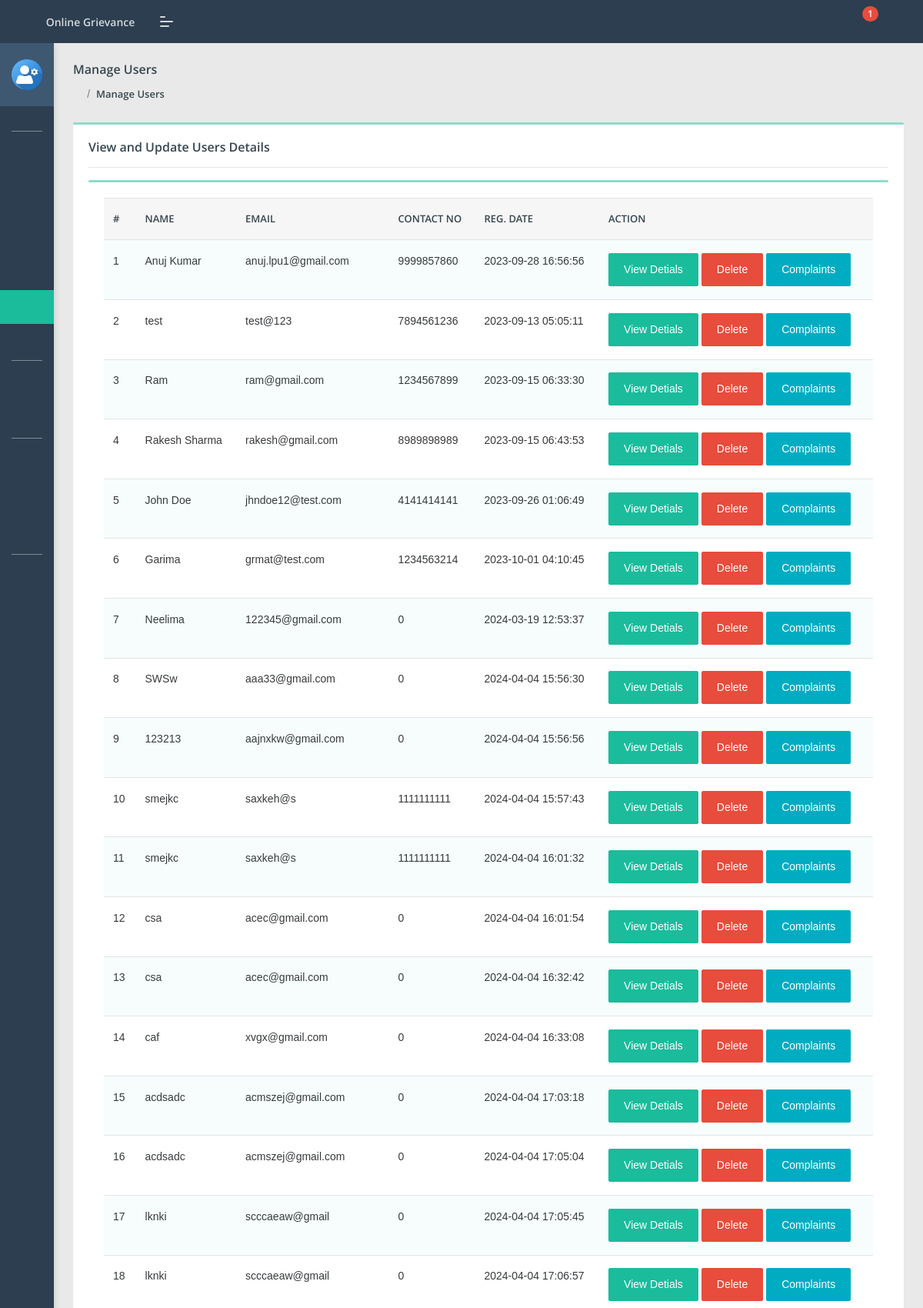
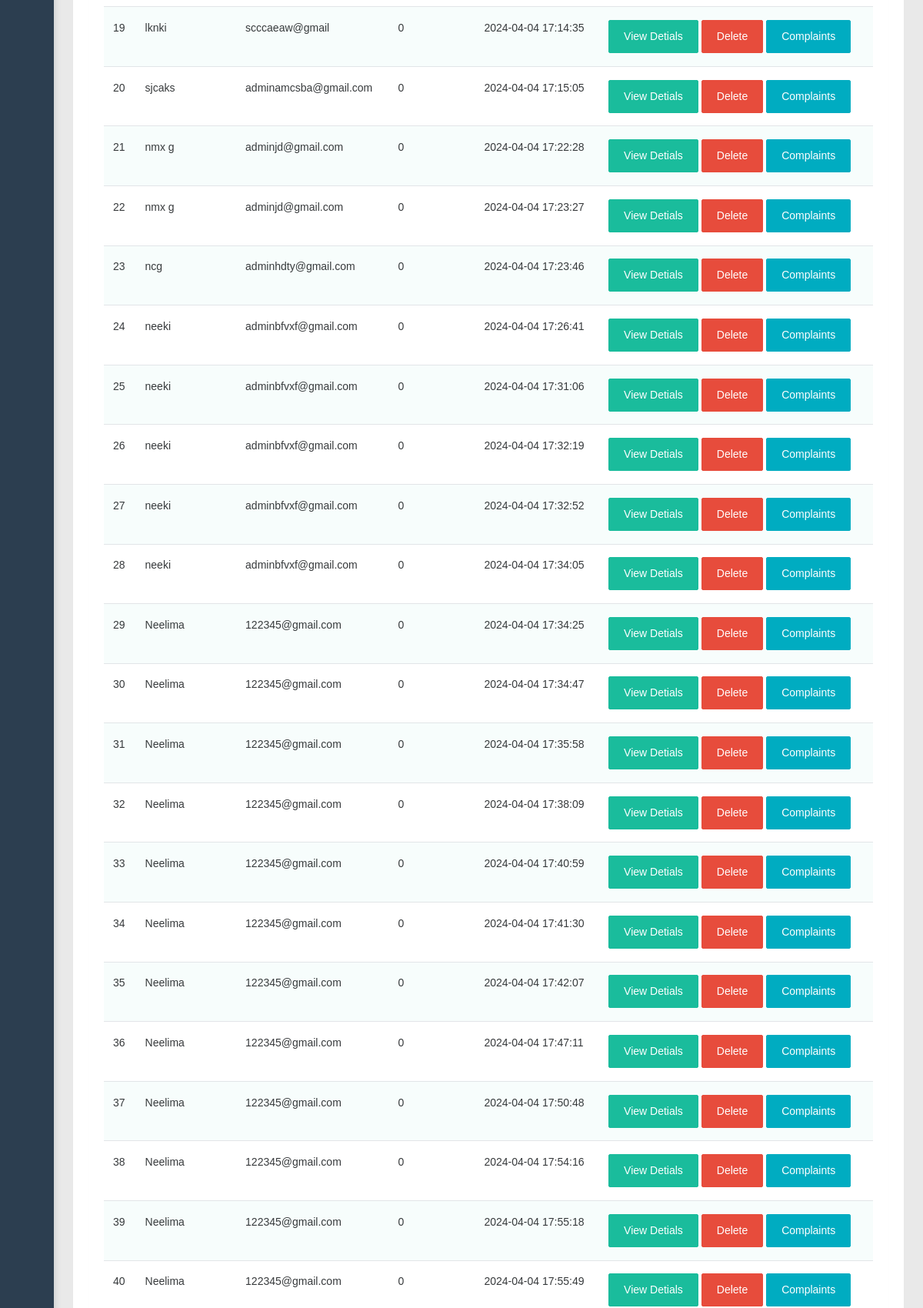
/cms/admin/manage-users.php (signed in, upper part), run on the app's committed database (2 pictures, top to bottom).
### tables this page shows
CREATE TABLE `users` (
  `id` int(11) NOT NULL,
  `fullName` varchar(255) DEFAULT NULL,
  `userEmail` varchar(255) DEFAULT NULL,
  `password` varchar(255) DEFAULT NULL,
  `contactNo` bigint(11) DEFAULT NULL,
  `address` tinytext DEFAULT NULL,
  `State` varchar(255) DEFAULT NULL,
  `country` varchar(255) DEFAULT NULL,
  `pincode` int(6) DEFAULT NULL,
  `userImage` varchar(255) DEFAULT NULL,
  `regDate` timestamp NOT NULL DEFAULT current_timestamp(),
  `updationDate` timestamp NULL DEFAULT NULL,
  `status` int(1) DEFAULT NULL
);

### cms/admin/manage-users.php (the view, shortened to what this page needs)
<?php
include('include/config.php');
if(strlen($_SESSION['aid'])==0)
    {
header('location:index.php');
}
else{
?>
<!DOCTYPE html>
<html lang="en">
<head>
    <link rel="stylesheet" href="assets/css/style.css">
</head>
<body class="">
	<?php include('include/sidebar.php');?>
	<?php include('include/header.php');?>
<section class="pcoded-main-container">
    <div class="pcoded-content">
        <div class="page-header">
            <div class="page-block">
                <div class="row align-items-center">
                    <div class="col-md-12">
                        <div class="page-header-title">
                            <h5 class="m-b-10">Manage Users</h5>
                        </div>
                        <ul class="breadcrumb">
                            <li class="breadcrumb-item"><a href="dashboard.php"><i class="feather icon-home"></i></a></li>
                            <li class="breadcrumb-item"><a href="manage-users.php">Manage Users</a></li>
                        </ul>
                    </div>
                </div>
            </div>
        </div>
        <div class="row">
            <div class="col-sm-12">
                <div class="card">
                    <div class="card-body">
                        <h5>View and Update Users Details</h5>
                        <hr>
                      <div class="row">
                            <div class="col-xl-12">
                <div class="card">
                    <div class="card-body table-border-style">
                        <div class="table-responsive">
                            <table class="table table-striped">
                                <thead>
                                        <tr>
                                            <th>#</th>
                                            <th> Name</th>
                                            <th>Email </th>
                                            <th>Contact no</th>
                                            <th>Reg. Date </th>
                                            <th>Action</th>
                                        </tr>
                                </thead>
                                <tbody>
                                    <?php $query=mysqli_query($con,"select * from users");
$cnt=1;
while($row=mysqli_fetch_array($query))
{
?>
                                        <tr>
                                            <td><?php echo htmlentities($cnt);?></td>
                                            <td><?php echo htmlentities($row['fullName']);?></td>
                                            <td><?php echo htmlentities($row['userEmail']);?></td>
                                            <td> <?php echo htmlentities($row['contactNo']);?></td>
                                            <td><?php echo htmlentities($row['regDate']);?></td>
<td><a href="javascript:void(0);" onClick="popUpWindow('userprofile.php?uid=<?php echo htmlentities($row['id']);?>');" title="View Details" class="btn btn-primary  btn-xs">View Detials</a>
<a href="manage-users.php?uid=<?php echo htmlentities($row['id']);?>&&action=del" title="Delete" onClick="return confirm('All complaints belongs to user will also delete.')" class="btn btn-danger">Delete</a>
<a href="user-complaints.php?uid=<?php echo htmlentities($row['id']);?>&&uname=<?php echo htmlentities($row['fullName']);?>" title="View User Complaints" class="btn btn-info  btn-xs">Complaints</a>
                                        </td>
                                        </tr>
                                        <?php $cnt=$cnt+1; } ?>
                                </tbody>
                            </table>
                        </div>
                    </div>
                </div>
            </div>
                        </div>
                    </div>
                </div>
            </div>
        </div>
    </div>
</section>
</body>
</html>
<?php } ?>

### data on the page
users: fullName "Anuj Kumar", userEmail "anuj.lpu1@gmail.com", contactNo "9999857860", regDate "2023-09-28 16:56:56"
users: fullName "test", userEmail "test@123", contactNo "7894561236", regDate "2023-09-13 05:05:11"
users: fullName "Ram", userEmail "ram@gmail.com", contactNo "1234567899", regDate "2023-09-15 06:33:30"
users: fullName "Rakesh Sharma", userEmail "rakesh@gmail.com", contactNo "8989898989", regDate "2023-09-15 06:43:53"
users: fullName "John Doe", userEmail "jhndoe12@test.com", contactNo "4141414141", regDate "2023-09-26 01:06:49"
users: fullName "Garima", userEmail "grmat@test.com", contactNo "1234563214", regDate "2023-10-01 04:10:45"
users: fullName "Neelima", userEmail "122345@gmail.com", contactNo "0", regDate "2024-03-19 12:53:37"
users: fullName "SWSw", userEmail "aaa33@gmail.com", contactNo "0", regDate "2024-04-04 15:56:30"
users: fullName "123213", userEmail "aajnxkw@gmail.com", contactNo "0", regDate "2024-04-04 15:56:56"
users: fullName "smejkc", userEmail "saxkeh@s", contactNo "1111111111", regDate "2024-04-04 15:57:43"
users: fullName "smejkc", userEmail "saxkeh@s", contactNo "1111111111", regDate "2024-04-04 16:01:32"
users: fullName "csa", userEmail "acec@gmail.com", contactNo "0", regDate "2024-04-04 16:01:54"
users: fullName "csa", userEmail "acec@gmail.com", contactNo "0", regDate "2024-04-04 16:32:42"
users: fullName "caf", userEmail "xvgx@gmail.com", contactNo "0", regDate "2024-04-04 16:33:08"
users: fullName "acdsadc", userEmail "acmszej@gmail.com", contactNo "0", regDate "2024-04-04 17:03:18"
users: fullName "acdsadc", userEmail "acmszej@gmail.com", contactNo "0", regDate "2024-04-04 17:05:04"
users: fullName "lknki", userEmail "scccaeaw@gmail", contactNo "0", regDate "2024-04-04 17:05:45"
users: fullName "lknki", userEmail "scccaeaw@gmail", contactNo "0", regDate "2024-04-04 17:06:57"
users: fullName "lknki", userEmail "scccaeaw@gmail", contactNo "0", regDate "2024-04-04 17:14:35"
users: fullName "sjcaks", userEmail "adminamcsba@gmail.com", contactNo "0", regDate "2024-04-04 17:15:05"
users: fullName "nmx g", userEmail "adminjd@gmail.com", contactNo "0", regDate "2024-04-04 17:22:28"
users: fullName "nmx g", userEmail "adminjd@gmail.com", contactNo "0", regDate "2024-04-04 17:23:27"
users: fullName "ncg", userEmail "adminhdty@gmail.com", contactNo "0", regDate "2024-04-04 17:23:46"
users: fullName "neeki", userEmail "adminbfvxf@gmail.com", contactNo "0", regDate "2024-04-04 17:26:41"
users: fullName "neeki", userEmail "adminbfvxf@gmail.com", contactNo "0", regDate "2024-04-04 17:31:06"
users: fullName "neeki", userEmail "adminbfvxf@gmail.com", contactNo "0", regDate "2024-04-04 17:32:19"
users: fullName "neeki", userEmail "adminbfvxf@gmail.com", contactNo "0", regDate "2024-04-04 17:32:52"
users: fullName "neeki", userEmail "adminbfvxf@gmail.com", contactNo "0", regDate "2024-04-04 17:34:05"
users: fullName "Neelima", userEmail "122345@gmail.com", contactNo "0", regDate "2024-04-04 17:34:25"
users: fullName "Neelima", userEmail "122345@gmail.com", contactNo "0", regDate "2024-04-04 17:34:47"
users: fullName "Neelima", userEmail "122345@gmail.com", contactNo "0", regDate "2024-04-04 17:35:58"
users: fullName "Neelima", userEmail "122345@gmail.com", contactNo "0", regDate "2024-04-04 17:38:09"
users: fullName "Neelima", userEmail "122345@gmail.com", contactNo "0", regDate "2024-04-04 17:40:59"
users: fullName "Neelima", userEmail "122345@gmail.com", contactNo "0", regDate "2024-04-04 17:41:30"
users: fullName "Neelima", userEmail "122345@gmail.com", contactNo "0", regDate "2024-04-04 17:42:07"
users: fullName "Neelima", userEmail "122345@gmail.com", contactNo "0", regDate "2024-04-04 17:47:11"
users: fullName "Neelima", userEmail "122345@gmail.com", contactNo "0", regDate "2024-04-04 17:50:48"
users: fullName "Neelima", userEmail "122345@gmail.com", contactNo "0", regDate "2024-04-04 17:54:16"
users: fullName "Neelima", userEmail "122345@gmail.com", contactNo "0", regDate "2024-04-04 17:55:18"
users: fullName "Neelima", userEmail "122345@gmail.com", contactNo "0", regDate "2024-04-04 17:55:49"

### other printed values
$num1 "1"
